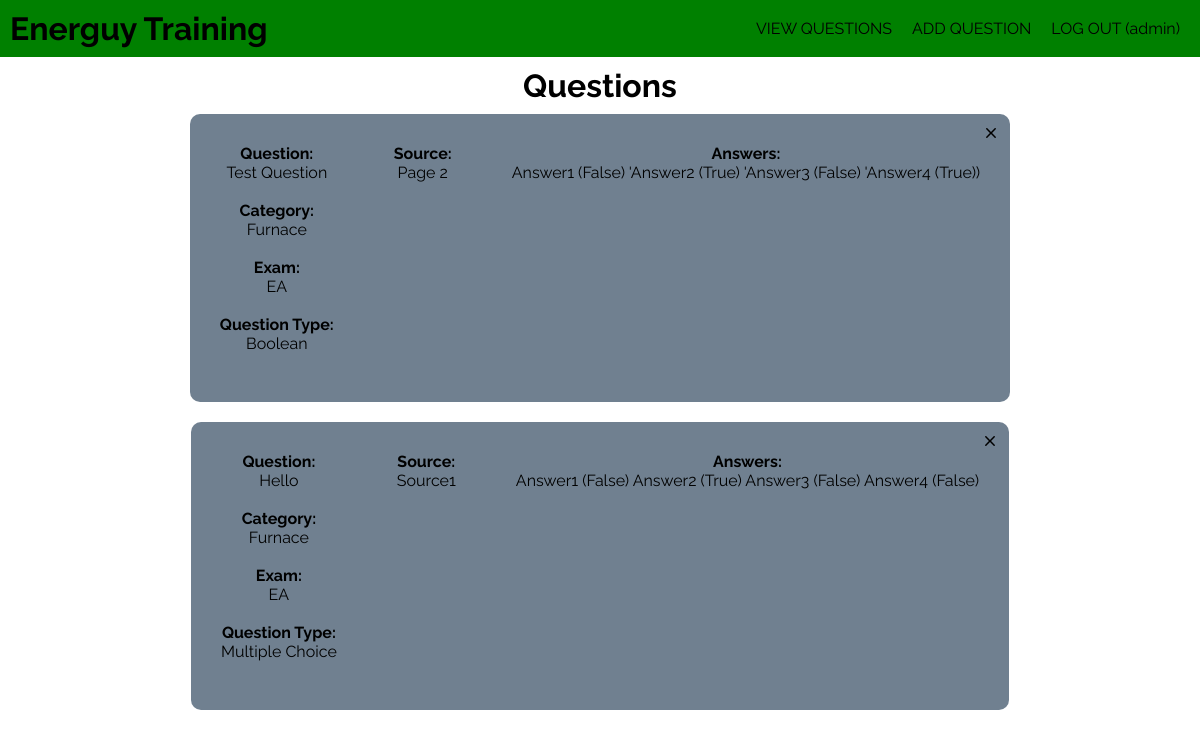
/questions (signed in), run on the app's committed database.
### package/models.py (models this page shows, shortened)
class User(db.Model, UserMixin):
  id = db.Column(db.Integer, primary_key=True)
  username = db.Column(db.String(20), unique=True, nullable=False)
  password = db.Column(db.String(60), nullable=False)

class Question(db.Model):
  id = db.Column(db.Integer, primary_key=True)
  exam = db.Column(db.String(10), nullable=False)
  category = db.Column(db.String(10), nullable=False)
  question = db.Column(db.String(100), nullable=False)
  question_type = db.Column(db.String(100), nullable=False)
  question_image = db.Column(db.String(100), nullable=True)
  answers = db.Column(db.String(255), nullable=False)
  source = db.Column(db.String(100), nullable=False)

### package/routes.py (the view)
@app.route('/questions', methods=['GET', 'POST'])
@login_required
def questions():
  questions = Question.query.all()
  return render_template('questions.html', title = 'Questions', questions=questions)

### package/__init__.py (called while the page is built)
@login_manager.user_loader
def load_user(user_id):
  return User.query.get(int(user_id))

### package/templates/questions.html (shortened to what this page needs)
{% extends 'base.html' %}
{% block content %}
  <div class="content">
    <h1>Questions</h1>
    {% for question in questions %}
      <div class="question-container">
        <div>
          <h4>Question:</h4>
          <p>{{ question.question }}</p>
          <br>
          <h4>Category:</h4>
          <p>{{ question.category }}</p>
          <br>
          <h4>Exam:</h4>
          <p>{{ question.exam}}</p>
          <br>
          <h4>Question Type:</h4>
          <p>{{ question.question_type }}</p>
          <br>
        </div>
        <div>
          <h4>Source:</h4>
          <p>{{ question.source }}</p>
          <br>
        </div>
        <div>
          <h4>Answers:</h4>
          <p>{{ question.answers }}</p><br>
        </div>
        <a href="/delete/{{ question.id }}">
          <img class="close" src="{{ url_for('static', filename='icons/close.svg') }}">
        </a>
      </div>
    {% endfor %}
  </div>
{% endblock content %}

### package/templates/base.html (shortened to what this page needs)
<!DOCTYPE html>
<html>
  <head>
    <link rel='stylesheet' type='text/css' href="{{ url_for('static', filename='styles.css') }}">
  </head>
  <body>
    <header>
      <a href="{{ url_for('home') }}">
        <h1>Energuy Training</h1>
      </a>
      <nav>
        <ul>
          <a href="{{ url_for('questions') }}">
            VIEW QUESTIONS
          </a>
          <a href="{{ url_for('add_question') }}">
            ADD QUESTION
          </a>
          {% if current_user.is_authenticated %}
            <a href="{{ url_for('logout') }}">
              LOG OUT ({{ current_user.username }})
            </a>
          {% else %}
            <a href="{{ url_for('login') }}">
              LOG IN
            </a>
          {% endif %}
        </ul>
      </nav>
    </header>
    <div class="container">
      {% block content %}
      {% endblock %}
    </div>
  </body>
</html>

### package/static/styles.css (style rules this page uses)
* { padding: 0; margin: 0; box-sizing: border-box; font-family: 'Raleway', sans-serif; }
header { background-color: green; display: flex; position: relative; }
header h1 { padding: 10px; }
header nav { position: absolute; height: 100%; right: 10px; }
header nav ul { position: relative; height: 100%; display: flex; list-style-type: none; }
a { text-decoration: none; color: black }
header nav ul a { display: inline-flex; align-items: center; padding: 10px; }
.container { padding: 10px; }
.content { display: block; margin: auto; text-align: center; }
ul { list-style-type: none; }
.question-container { position: relative; display: inline-flex; background-color: slategray; margin: 10px; border-radius: 10px; }
.question-container div { display: block; padding: 30px; margin: 0 auto; }
.close { position: absolute; right: 10px; top: 10px; }

### data on the page
User: username "admin"
Question: question "Test Question", category "Furnace", exam "EA", question_type "Boolean", source "Page 2", answers "Answer1 (False) 'Answer2 (True) 'Answer3 (False) 'Answer4 (True))"
Question: question "Hello", category "Furnace", exam "EA", question_type "Multiple Choice", source "Source1", answers "Answer1 (False) Answer2 (True) Answer3 (False) Answer4 (False)"
